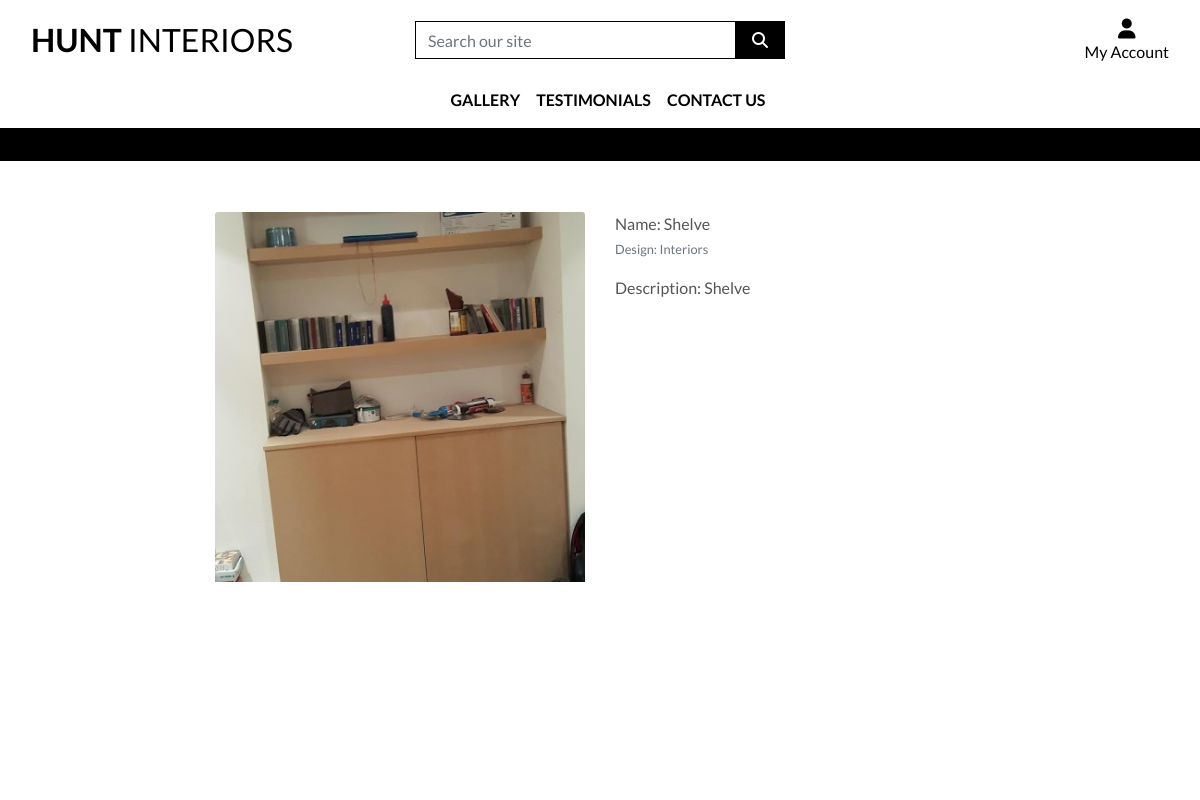
The page /products/1/ on the database its author committed.
### products/models.py (models this page shows, shortened)
class Product(models.Model):
    category = models.CharField(
        choices=DESIGN_CHOICES, max_length=9, default=None
        )
    name = models.CharField(max_length=254)
    description = models.TextField()
    image = models.ImageField()

### products/views.py (the view)
# urls.py: path('<int:product_id>/', views.image_detail, name='image_detail'),
def image_detail(request, product_id):
    product = get_object_or_404(Product, pk=product_id)
    context = {
        'product': product,
    }
    return render(request, 'products/image_detail.html', context)

### products/templates/products/image_detail.html (shortened to what this page needs)
<!DOCTYPE html>
{% extends "base.html" %}
{% load static %}
{% block page_header %}
    <div class="container header-container">
    </div>
{% endblock %}
{% block content %}
    <div class="overlay"></div>
    <div class="container-fluid">
        <div class="row">
            <div class="col-12 col-md-6 col-lg-4 offset-lg-2">
                <div class="image-container my-5">
                    <a href="{{ product.image.url }}" target="_blank">
                        <img class="card-img-top img-fluid" src="{{ product.image.url }}" alt="{{ product.name }}">
                    </a>
                </div>
            </div>
            <div class="col-12 col-md-6 col-lg-4">
                <div class="product-details-container mb-5 mt-md-5">
                    <p class="mb-0">Name: {{ product.name }}</p>
                    <small class="text-muted">Design: {{ product.category }}</small>
                    <p class="mt-3">Description: {{ product.description }}</p>
                </div>
            </div>
        </div>
    </div>
{% endblock %}

### static/css/base.css (style rules this page uses)
html { height: 100%; }
body { background-color: orange; background-size: cover; height: calc(100vh - 164px); color: #555; font-family: 'Lato'; }
.overlay { height: 100%; width: 100%; top: 0; left: 0; position: fixed; background: white; z-index: -1; }
a { color:#00abff; text-decoration:none; }
@media (min-width: 1200px) { .container { max-width: 80%; } }
@media (min-width: 992px) { .header-container { padding-top: 164px; } }

### rows shown on the page
Product: image (picture), name "Shelve", category "Interiors", description "Shelve"
